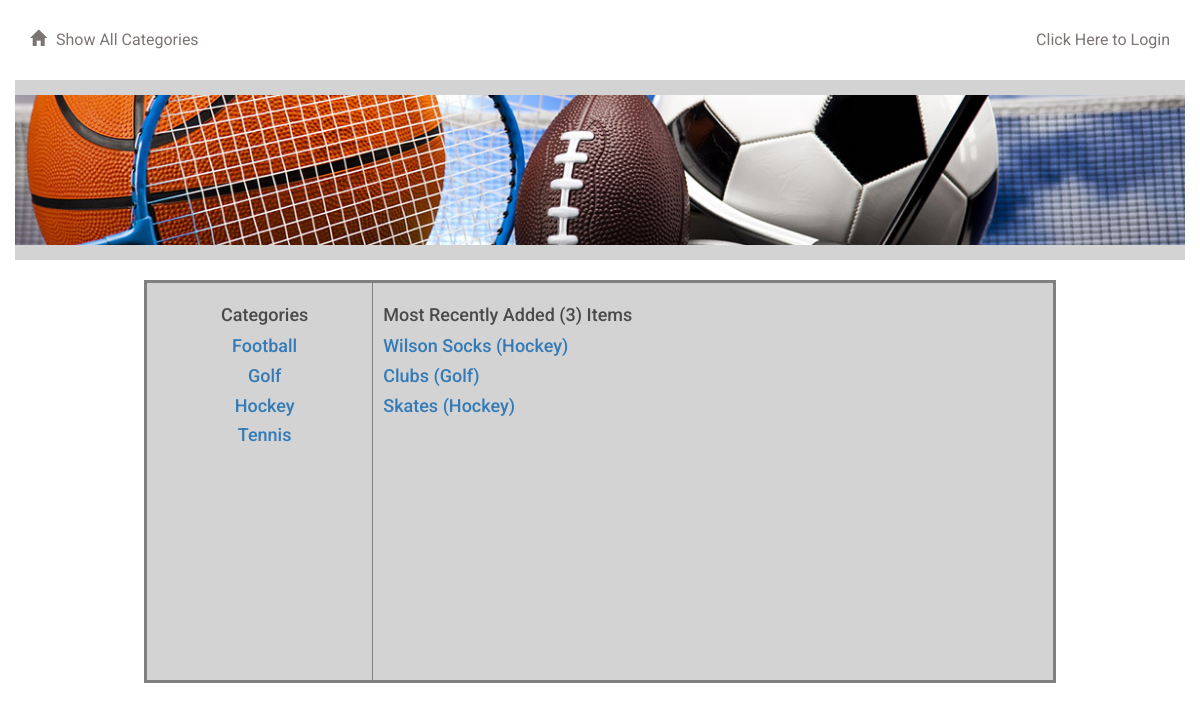
Page /category/ on the earlier database version.
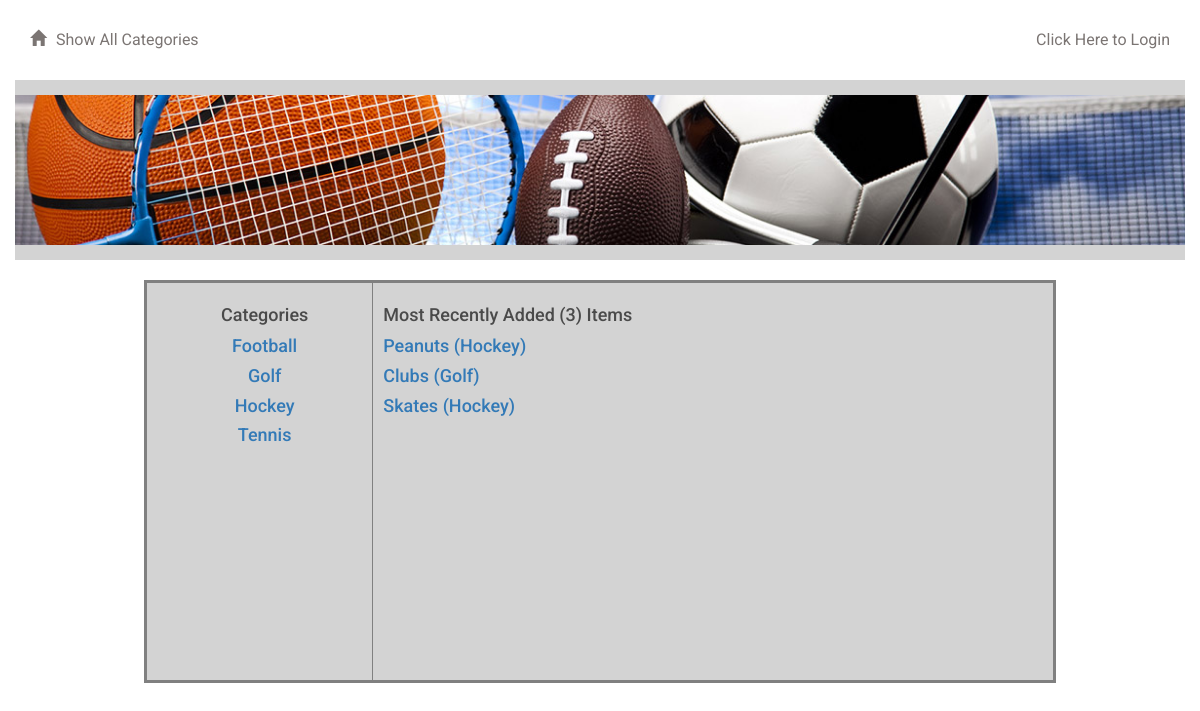
Same page on the later database version.
### database_setup.py (models this page shows, shortened)
class Category(Base):
    __tablename__ = 'category'
    id = Column(Integer, primary_key=True)
    name = Column(String(250), nullable=False)
    user_id = Column(Integer, ForeignKey('user.id'))
    user = relationship(User)

class Item(Base):
    __tablename__ = 'item'
    name = Column(String(80), nullable=False)
    id = Column(Integer, primary_key=True)
    description = Column(String(250))
    create_dttm = Column(String(23))
    category_id = Column(Integer, ForeignKey('category.id'))
    category = relationship(Category)
    user_id = Column(Integer, ForeignKey('user.id'))
    user = relationship(User)

### project.py (the view)
@app.route('/')
@app.route('/category/')
def showCategory():
    categories = session.query(Category).order_by(asc(Category.name))
    items = session.query(Item).join(Category) \
        .order_by(Item.create_dttm.desc()).limit(3).all()
    itemcnt = "(" + str(session.query(Item).limit(3).count()) + ")"
    splash_scrn = '1'
    print splash_scrn
    if 'username' not in login_sess:
        return render_template('categorypublic.html', categories=categories,
                               items=items, itemcnt=itemcnt,
                               splash_scrn=splash_scrn)
    else:
        return render_template('category.html', categories=categories,
                               items=items, itemcnt=itemcnt,
                               splash_scrn=splash_scrn)

### templates/categorypublic.html (shortened to what this page needs)
{% extends "main.html" %}
{% block content %}
{% include "header.html" %}
	<div class="row divider blue">
		<div class="col-md-12"></div>
	</div>
	<div class="row banner main">
		<div class="col-md-1"></div>
		<div class="col-md-11 padding-none">
		</div>
	</div>
	<div class="row divider blue">
		<div class="col-md-12"></div>
	</div>
<br>
<table align="center" style="width:80%"  border = "3" cellspacing="2" bordercolor="gray" >
	<tr height="400" bgcolor="lightgray">
		<td width="25%" valign="top">
			<div align="center" style="margin-left:10px";>
          	{% if splash_scrn == '1' %}
					    <h3> Categories </h3>
		        {% else %}
			        <h3> Categories </h3>
			      {% endif %}
	         {% for category in categories %}
		        <a href = "{{url_for('showCategoryItem', category_id = category.id)}}">
						<h4>{{category.name}}</h4>
		        </a>
		        {% endfor %}
		    </div>
	</td>
		<td width="75%" valign="top">
	<div align="left" valign="top" style="margin-left:10px";>
            {% if splash_scrn == '1' %}
					    <h3> Most Recently Added {{itemcnt}} Items </h3>
		        {% else %}
			        <h3> {{cat_name}}  {{itemcnt}} Items </h3>
			      {% endif %}
	{% for item in items %}
		<a href = "{{url_for('showItem', item_id = item.id)}}">
						{% if splash_scrn == '1' %}
					    <h4> {{item.name}} ({{item.category.name}}) </h4>
		        {% else %}
			        <h4> {{item.name}} </h4>
			      {% endif %}
		</a>
		{% endfor %}
	</div>
	</td>
</tr>
{% endblock %}

### templates/main.html (shortened to what this page needs)
<!DOCTYPE html>
<html lang="en">
	<head>
	  <link rel="stylesheet" href="//netdna.bootstrapcdn.com/bootstrap/3.1.1/css/bootstrap.min.css">
		<link rel=stylesheet type=text/css href="{{ url_for('static', filename='styles.css') }}">
	</head>
	<body>
		<div class="container">
			{% block content %}
			{% endblock %}
		</div>
	</body>
</html>

### templates/header.html
<div class="row top-menu">
	<div class="col-md-6">
		<a href="{{url_for('showCategory')}}">
			<span class="glyphicon glyphicon-home" aria-hidden="true"></span>Show All Categories
		</a>
	</div>
	<div class="col-md-6 text-right">
					{%if 'username' not in session %}
			<a href="{{url_for('showLogin')}}">Click Here to Login </a>
			{% else %}
			<a href="{{url_for('disconnect')}}">Logout </a>
			{% endif %}
	</div>
</div>

### static/styles.css (style rules this page uses)
* { font-family: "Helvetica Neue Bold", Roboto, Helvetica, Arial, sans-serif; font-weight: 700; }
h3 { font-size: 18px; color: #4A4A4A; line-height: 23px; }
table { table-layout: fixed; }
.padding-none { padding: 0; }
.glyphicon { margin-right: 10px; }
.top-menu { padding-top: 30px; padding-bottom: 30px; }
.top-menu a { margin-bottom: 0; line-height: 16px; font-size: 16px; color: #7B7573; font-weight: 400; }
.divider { height: 15px; }
.divider.blue { background-color: lightgray; }
.banner.main { height: 150px; background: url("/static/top-banner.jpg"); background-position: right; background-repeat: no-repeat; background-size: cover; }

Differences in the rows shown:
no longer on this page (row edited): Item: name "Wilson Socks", category.name "Hockey"
added Item: name "Peanuts", category.name "Hockey"
